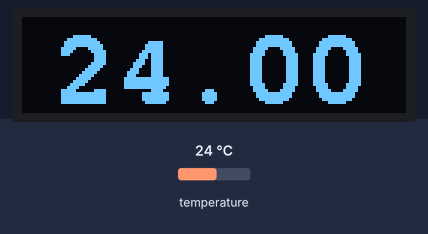
A sketch run on a simulated Arduino Uno, built with avr-gcc and run on an emulated ATmega328P. Parts: 128×32 one-colour display. The inputs (shaded band) are chosen by the test bench; at power-on: temperature 24 °C. What the sketch prints to the serial monitor is not drawn.

Above: at 2.3 s.
2.4 s: temperature set to 12 °C
At 3.6 s:
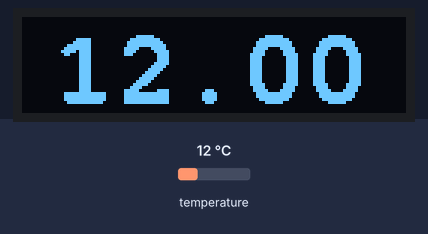
4.0 s: temperature set to 19 °C
At 5.4 s:
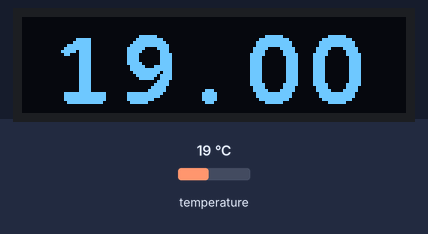
5.9 s: temperature set to 28 °C
At 7.1 s:
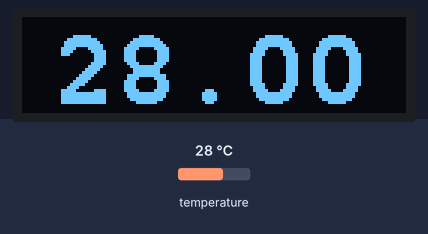
Timing chart, 0 to 8.9 s (numbered marks = the images above; inputs shaded):
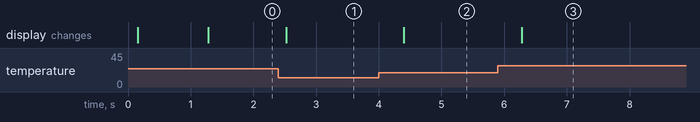

The sketch:

calorimeter.ino
```cpp
// Include the libraries we need
#include <OneWire.h>
#include <DallasTemperature.h>


#include <SPI.h>
#include <Wire.h>
#include <Adafruit_GFX.h>
#include <Adafruit_SSD1306.h>

#include <Fonts/FreeMonoBold18pt7b.h>
// Data wire is plugged into port 2 on the Arduino
#define ONE_WIRE_BUS 10


#define SCREEN_WIDTH 128 // OLED display width, in pixels
#define SCREEN_HEIGHT 32 // OLED display height, in pixels
#define OLED_RESET     -1 // Reset pin # (or -1 if sharing Arduino reset pin)
#define SCREEN_ADDRESS 0x3C ///< See datasheet for Address; 0x3D for 128x64, 0x3C for 128x32
Adafruit_SSD1306 display(SCREEN_WIDTH, SCREEN_HEIGHT, &Wire, OLED_RESET);

// Setup a oneWire instance to communicate with any OneWire devices (not just Maxim/Dallas temperature ICs)
OneWire oneWire(ONE_WIRE_BUS);

// Pass our oneWire reference to Dallas Temperature.
DallasTemperature sensors(&oneWire);

// arrays to hold device address
DeviceAddress insideThermometer;

float value = 0;
/*
 * Setup function. Here we do the basics
 */
void setup(void)
{
  // start serial port
  Serial.begin(9600);
  Serial.println("Dallas Temperature IC Control Library Demo");

  // locate devices on the bus
  Serial.print("Locating devices...");
  sensors.begin();
  Serial.print("Found ");
  Serial.print(sensors.getDeviceCount(), DEC);
  Serial.println(" devices.");

  // report parasite power requirements
  Serial.print("Parasite power is: ");
  if (sensors.isParasitePowerMode()) Serial.println("ON");
  else Serial.println("OFF");

  if (!sensors.getAddress(insideThermometer, 0)) Serial.println("Unable to find address for Device 0");

  Serial.print("Device 0 Address: ");
  printAddress(insideThermometer);
  Serial.println();

  sensors.setResolution(insideThermometer, 9);

  Serial.print("Device 0 Resolution: ");
  Serial.print(sensors.getResolution(insideThermometer), DEC);
  Serial.println();

  if(!display.begin(SSD1306_SWITCHCAPVCC, SCREEN_ADDRESS)) {
    Serial.println(F("SSD1306 allocation failed"));
    for(;;); // Don't proceed, loop forever
  }
  display.clearDisplay();
  display.setFont(&FreeMonoBold18pt7b);
  display.setTextSize(1);             // Normal 1:1 pixel scale
  display.setTextColor(SSD1306_WHITE);        // Draw white text
  display.setCursor(0,28);             // Start at top-left corner
  display.println(F("Start"));
  display.display();
  delay(1000);
}

// function to print the temperature for a device
float printTemperature(DeviceAddress deviceAddress)
{
  float tempC = sensors.getTempC(deviceAddress);
  if(tempC == DEVICE_DISCONNECTED_C)
  {
    Serial.println("Error: Could not read temperature data");
    return;
  }
  return tempC;
}
/*
 * Main function. It will request the tempC from the sensors and display on Serial.
 */
void loop(void)
{
  display.clearDisplay();
  // call sensors.requestTemperatures() to issue a global temperature
  // request to all devices on the bus
  //Serial.print("Requesting temperatures...");
  sensors.requestTemperatures(); // Send the command to get temperatures
  //Serial.println("DONE");
  value = printTemperature(insideThermometer); // Use a simple function to print out the data


  display.setCursor(10,28);
  display.println(value);
  Serial.println(value);
  display.display();
  delay(500);
}

// function to print a device address
void printAddress(DeviceAddress deviceAddress)
{
  for (uint8_t i = 0; i < 8; i++)
  {
    if (deviceAddress[i] < 16) Serial.print("0");
    Serial.print(deviceAddress[i], HEX);
  }
}
```

Measured:
- after the input at 2.4 s, the display: changes after 0.13 s (image 1)
- after the input at 4.0 s, the display: changes after 0.40 s (image 2)
- after the input at 5.9 s, the display: changes after 0.38 s (image 3)
